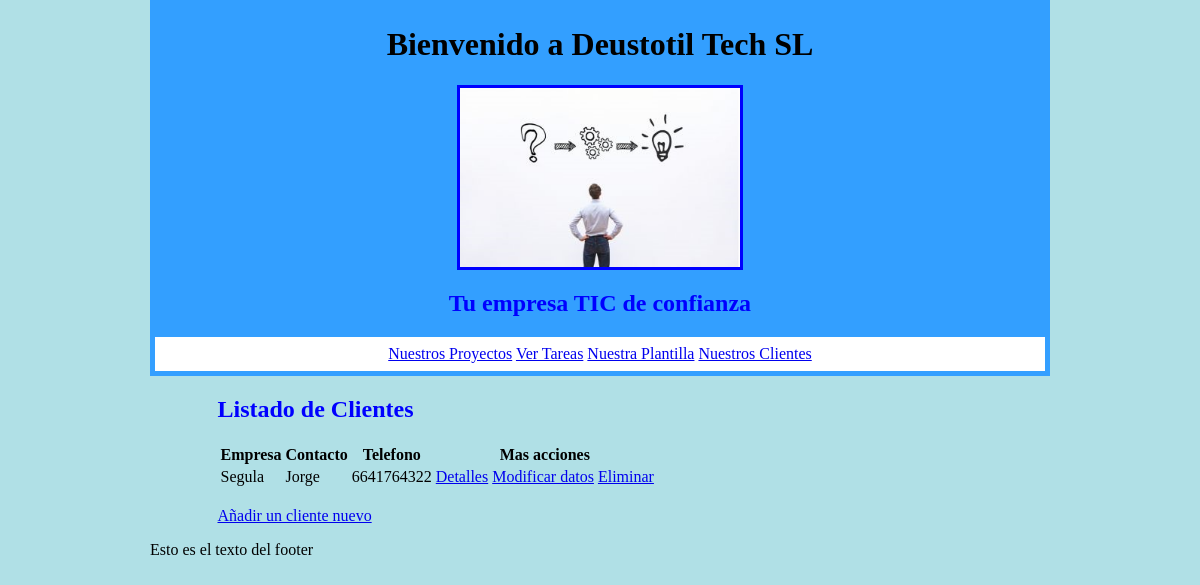
Before: /index/lista_clientes/ with the older database file.
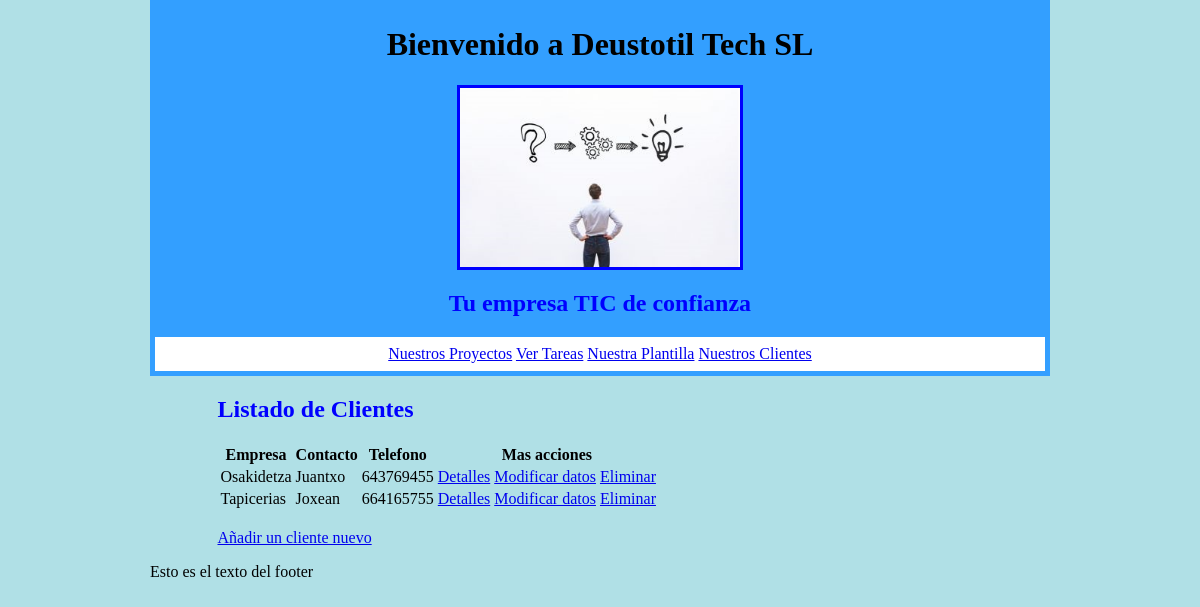
After: the same page with the newer database file.
### appDeustotilTECHSL/models.py (models this page shows, shortened)
class Cliente(models.Model):
    nombre_empresa = models.CharField(max_length=25)
    nombre_contacto = models.CharField(max_length=25)
    apellido1_contacto = models.CharField(max_length=25)
    apellido2_contacto = models.CharField(max_length=25)
    telf_cliente = models.IntegerField()
    email_cliente = models.EmailField()

### appDeustotilTECHSL/views.py (the view)
# urls.py: path('lista_clientes/', views.ClienteListView.as_view(), name='lista_clientes'),
class ClienteListView(ListView):
    model = Cliente
    queryset = Cliente.objects.order_by('nombre_empresa')
    template_name = "lista_clientes.html"
    def get_context_data(self, **kwargs):
        context = super(ClienteListView, self).get_context_data(**kwargs)
        context['titulo_pagina'] = 'Listado de Clientes'
        return context

### appDeustotilTECHSL/templates/lista_clientes.html
{% extends 'index.html' %}
{% block contenido %}
<table>
    <thead>
        <tr>
            <th>Empresa</th>
            <th>Contacto</th>
            <th>Telefono</th>
            <th>Mas acciones</th>
        </tr>
    </thead>
    <tbody>
        {% for cliente in cliente_list %}
        <tr>
            <td>{{ cliente.nombre_empresa}}</td>
            <td>{{ cliente.nombre_contacto }}</td>
            <td>{{ cliente.telf_cliente }}</td>
            <td><a href="{% url 'cliente' cliente.id %}">Detalles</a>
            <a href="{% url 'modificar_cliente' cliente.id %}">Modificar datos</a>
            <a href="{% url 'eliminar_cliente' cliente.id %}">Eliminar</a>
        </tr>
        {% endfor %}
    </tbody>
</table>
<br>
<a href="{% url 'nuevo_cliente' %}">Añadir un cliente nuevo</a>
{% endblock %}

Changed rows visible on the page:
removed Cliente: nombre_empresa "Segula", nombre_contacto "Jorge", telf_cliente "6641764322"
added Cliente: nombre_empresa "Osakidetza", nombre_contacto "Juantxo", telf_cliente "643769455"
added Cliente: nombre_empresa "Tapicerias", nombre_contacto "Joxean", telf_cliente "664165755"
